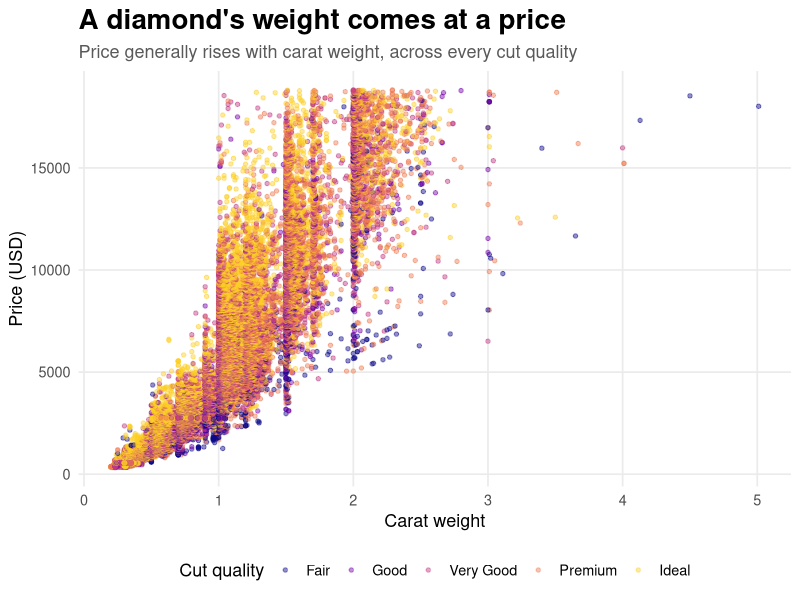

Generate this figure with R:
library(tidyverse)

result <- sum(1:10)
print(result)

diamonds_plot <- ggplot(diamonds, aes(x = carat, y = price, color = cut)) +
  geom_point(alpha = 0.45, size = 1.2) +
  scale_color_viridis_d(option = "plasma", end = 0.9) +
  labs(
    title = "A diamond's weight comes at a price",
    subtitle = "Price generally rises with carat weight, across every cut quality",
    x = "Carat weight",
    y = "Price (USD)",
    color = "Cut quality"
  ) +
  theme_minimal(base_size = 13) +
  theme(
    plot.title = element_text(face = "bold", size = 20),
    plot.subtitle = element_text(color = "grey35"),
    legend.position = "bottom",
    panel.grid.minor = element_blank()
  )

ggsave(
  "diamonds-1.png",
  plot = diamonds_plot,
  width = 10,
  height = 7,
  dpi = 300,
  bg = "white"
)
